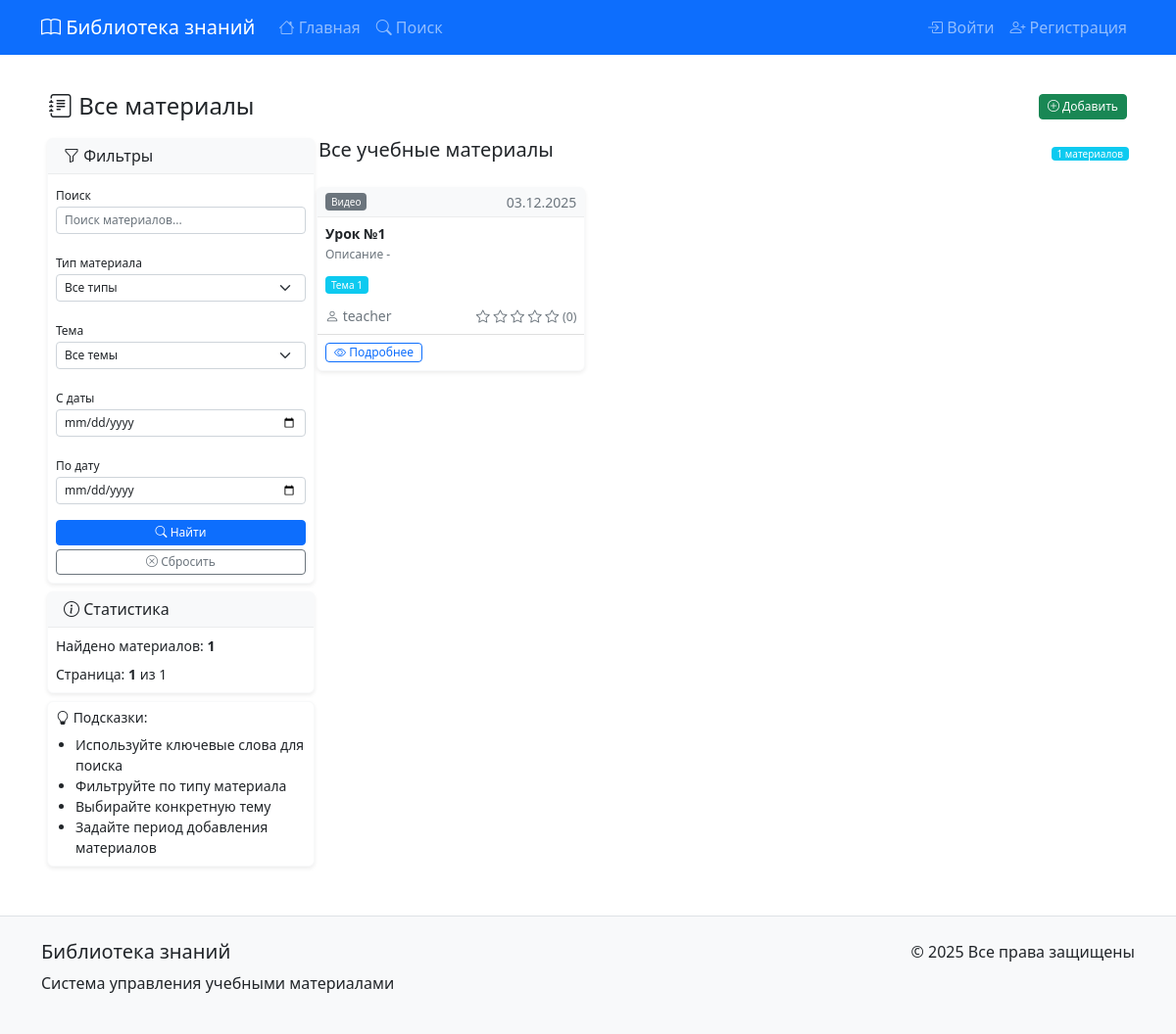
Page /resources/ on the committed database.
### library/models.py (models this page shows, shortened)
class Resource(models.Model):
    TYPE_CHOICES = [
        ('pdf', 'PDF документ'),
        ('video', 'Видео'),
        ('link', 'Ссылка'),
        ('note', 'Заметка'),
        ('presentation', 'Презентация'),
        ('book', 'Книга'),
    ]
    title = models.CharField(max_length=200, verbose_name='Название')
    description = models.TextField(verbose_name='Описание')
    resource_type = models.CharField(
        max_length=20,
        choices=TYPE_CHOICES,
        verbose_name='Тип материала'
    )
    url = models.URLField(blank=True, verbose_name='URL')
    file = models.FileField(
        upload_to='resources/',
        blank=True,
        null=True,
        verbose_name='Файл'
    )
    author = models.ForeignKey(
        settings.AUTH_USER_MODEL,
        on_delete=models.CASCADE,
        related_name='resources',
        verbose_name='Автор'
    )
    topics = models.ManyToManyField(
        Topic,
        through='ResourceTopic',
        verbose_name='Темы'
    )
    created_at = models.DateTimeField(auto_now_add=True, verbose_name='Дата добавления')
    updated_at = models.DateTimeField(auto_now=True, verbose_name='Дата обновления')
    def average_rating(self):
        ratings = self.ratings.all()
        if ratings:
            return sum(r.rating for r in ratings) / len(ratings)
        return 0
    class Meta:
        verbose_name = 'Материал'
        verbose_name_plural = 'Материалы'
        ordering = ['-created_at']

class Topic(models.Model):
    name = models.CharField(max_length=100, unique=True, verbose_name="Название")
    description = models.TextField(blank=True, null=True, verbose_name="Описание")
    color = models.CharField(max_length=7, default='#6c757d', verbose_name="Цвет")
    created_at = models.DateTimeField(auto_now_add=True, verbose_name="Создано")
    updated_at = models.DateTimeField(auto_now=True, verbose_name="Обновлено")
    class Meta:
        verbose_name = "Тема"
        verbose_name_plural = "Темы"
        ordering = ['name']
    def __str__(self):
        return self.name

### accounts/models.py (models this page shows, shortened)
class CustomUser(AbstractUser):
    ROLE_CHOICES = [
        ('student', 'Студент'),
        ('teacher', 'Преподаватель'),
        ('admin', 'Администратор'),
    ]
    role = models.CharField(
        max_length=10,
        choices=ROLE_CHOICES,
        default='student',
        verbose_name='Роль'
    )
    registration_key = models.CharField(
        max_length=100,
        blank=True,
        null=True,
        verbose_name='Ключ регистрации'
    )
    bio = models.TextField(blank=True, null=True)
    profile_picture = models.ImageField(upload_to='profile_pics/', blank=True, null=True)
    class Meta:
        verbose_name = 'Пользователь'
        verbose_name_plural = 'Пользователи'

### library/views.py (the view, shortened to what this page needs)
# urls.py: path('resources/', views.resource_list, name='resource_list'),
def resource_list(request):
    form = SearchForm(request.GET or None)
    resources = Resource.objects.all()
    paginator = Paginator(resources, 12)
    page_number = request.GET.get('page')
    page_obj = paginator.get_page(page_number)
    context = {
        'page_obj': page_obj,
        'form': form,
        'search_query': request.GET.get('query', ''),
    }
    return render(request, 'library/resource_list.html', context)

### library/forms.py
class SearchForm(forms.Form):
    query = forms.CharField(
        max_length=100,
        required=False,
        label='Поиск',
        widget=forms.TextInput(attrs={'placeholder': 'Поиск материалов...'})
    )
    resource_type = forms.ChoiceField(
        choices=[('', 'Все типы')] + Resource.TYPE_CHOICES,
        required=False,
        label='Тип материала'
    )
    topic = forms.ModelChoiceField(
        queryset=Topic.objects.all(),
        required=False,
        label='Тема',
        empty_label='Все темы'
    )
    date_from = forms.DateField(
        required=False,
        label='С даты',
        widget=forms.DateInput(attrs={'type': 'date'})
    )
    date_to = forms.DateField(
        required=False,
        label='По дату',
        widget=forms.DateInput(attrs={'type': 'date'})
    )

### library/templates/library/resource_list.html (shortened to what this page needs)
{% extends 'base.html' %}
{% load crispy_forms_tags %}
{% load static %}
{% block content %}
<div class="container-fluid px-2">
    <div class="d-flex justify-content-between align-items-center mb-3">
        <h4 class="mb-0">
            {% if search_query %}
                <i class="bi bi-search"></i> Поиск: "{{ search_query }}"
            {% else %}
                <i class="bi bi-journal-text"></i> Все материалы
            {% endif %}
        </h4>
        <div>
            <a href="{% url 'add_resource' %}" class="btn btn-success btn-sm">
                <i class="bi bi-plus-circle"></i> Добавить
            </a>
        </div>
    </div>
    <div class="row g-2">
        <div class="col-md-3">
            <div class="card border-light shadow-sm">
                <div class="card-header bg-light py-2">
                    <h6 class="mb-0"><i class="bi bi-funnel"></i> Фильтры</h6>
                </div>
                <div class="card-body p-2">
                    <form method="get" class="compact-form">
                        {{ form|crispy }}
                        <div class="d-grid gap-1 mt-2">
                            <button type="submit" class="btn btn-primary btn-sm">
                                <i class="bi bi-search"></i> Найти
                            </button>
                            <a href="{% url 'resource_list' %}" class="btn btn-outline-secondary btn-sm">
                                <i class="bi bi-x-circle"></i> Сбросить
                            </a>
                        </div>
                    </form>
                </div>
            </div>
            <div class="card border-light shadow-sm mt-2">
                <div class="card-header bg-light py-2">
                    <h6 class="mb-0"><i class="bi bi-info-circle"></i> Статистика</h6>
                </div>
                <div class="card-body p-2">
                    <p class="mb-2 small">Найдено материалов: <strong>{{ page_obj.paginator.count }}</strong></p>
                    <p class="mb-0 small">Страница: <strong>{{ page_obj.number }}</strong> из {{ page_obj.paginator.num_pages }}</p>
                </div>
            </div>
            <div class="card border-light shadow-sm mt-2">
                <div class="card-body p-2">
                    <h6 class="small mb-2"><i class="bi bi-lightbulb"></i> Подсказки:</h6>
                    <ul class="mb-0 small" style="padding-left: 20px;">
                        <li>Используйте ключевые слова для поиска</li>
                        <li>Фильтруйте по типу материала</li>
                        <li>Выбирайте конкретную тему</li>
                        <li>Задайте период добавления материалов</li>
                    </ul>
                </div>
            </div>
        </div>
        <div class="col-md-9">
            {% if search_query and page_obj.paginator.count == 0 %}
                <div class="text-center py-4">
                    <div class="display-4 text-muted mb-3">
                        <i class="bi bi-search"></i>
                    </div>
                    <h5>Ничего не найдено по запросу: "{{ search_query }}"</h5>
                    <p class="text-muted small mb-3">
                        Попробуйте изменить условия поиска или использовать другие ключевые слова.
                    </p>
                    <div class="d-flex gap-2 justify-content-center">
                        <a href="{% url 'resource_list' %}" class="btn btn-outline-secondary btn-sm">
                            <i class="bi bi-list"></i> Показать все материалы
                        </a>
                        <a href="{% url 'add_resource' %}" class="btn btn-primary btn-sm">
                            <i class="bi bi-plus-circle"></i> Добавить новый
                        </a>
                    </div>
                </div>
            {% elif page_obj %}
                <div class="d-flex justify-content-between align-items-center mb-3">
                    <h5>
                        {% if search_query %}
                            Результаты поиска: "{{ search_query }}"
                        {% else %}
                            Все учебные материалы
                        {% endif %}
                    </h5>
                    <span class="badge bg-info">{{ page_obj.paginator.count }} материалов</span>
                </div>
                <div class="row g-2">
                    {% for resource in page_obj %}
                    <div class="col-md-6 col-lg-4">
                        <div class="card border-light shadow-sm h-100">
                            <div class="card-header bg-light py-1 px-2">
                                <div class="d-flex justify-content-between align-items-center">
                                    <span class="badge bg-secondary small py-1">
                                        {{ resource.get_resource_type_display }}
                                    </span>
                                    <small class="text-muted">{{ resource.created_at|date:"d.m.Y" }}</small>
                                </div>
                            </div>
                            <div class="card-body p-2">
                                <h6 class="card-title mb-1">
                                    <a href="{% url 'resource_detail' resource.pk %}"
                                       class="text-decoration-none text-dark">
                                        {{ resource.title|truncatechars:50 }}
                                    </a>
                                </h6>
                                <p class="card-text small text-muted mb-2">
                                    {{ resource.description|truncatechars:80|default:"Без описания" }}
                                </p>
                                <div class="mb-2">
                                    {% for topic in resource.topics.all|slice:":3" %}
                                    <span class="badge bg-info small py-1 me-1 mb-1">{{ topic.name }}</span>
                                    {% endfor %}
                                </div>
                                <div class="d-flex justify-content-between align-items-center">
                                    <small class="text-muted">
                                        <i class="bi bi-person"></i> {{ resource.author.username }}
                                    </small>
                                    <span class="rating-stars small">
                                        {% with avg_rating=resource.average_rating %}
                                        {% for i in "12345" %}
                                            {% if forloop.counter <= avg_rating %}
                                                <i class="bi bi-star-fill text-warning"></i>
                                            {% else %}
                                                <i class="bi bi-star text-muted"></i>
                                            {% endif %}
                                        {% endfor %}
                                        <small class="text-muted">({{ resource.ratings.count }})</small>
                                        {% endwith %}
                                    </span>
                                </div>
                            </div>
                            <div class="card-footer bg-transparent p-2">
                                <div class="d-flex justify-content-between">
                                    <a href="{% url 'resource_detail' resource.pk %}"
                                       class="btn btn-outline-primary btn-sm py-0 px-2">
                                        <i class="bi bi-eye"></i> Подробнее
                                    </a>
                                </div>
                            </div>
                        </div>
                    </div>
                    {% endfor %}
                </div>
            {% endif %}
        </div>
    </div>
</div>
{% endblock %}

### templates/base.html (style rules this page uses)
body { padding-top: 70px; }
.rating-stars { color: #ffc107; }

### library/templates/library/resource_list.html (style rules this page uses)
.container-fluid { max-width: 1400px; }
.card { margin-bottom: 0 !important; border-radius: 6px; }
.card-header { border-bottom: 1px solid rgba(0,0,0,.05); }
.card-title { font-size: 14px; font-weight: 600; line-height: 1.3; }
.card-text { font-size: 12px; line-height: 1.4; }
.badge { font-size: 10px; padding: 2px 6px; font-weight: 500; }
.form-label { font-size: 12px; margin-bottom: 2px; }
.btn-sm { font-size: 12px; padding: 3px 8px; border-radius: 4px; }
.compact-form label { font-size: 12px !important; margin-bottom: 2px !important; }
.compact-form input, .compact-form select, .compact-form textarea { font-size: 12px !important; padding: 4px 8px !important; }
.row.g-2 > [class*='col-'] { padding: 2px; }

### rows in the picture
Resource: resource_type "Видео", created_at "03.12.2025", title "Урок №1", description "Описание -", author.username "teacher", ratings.count "0"
Topic: name "Тема 1"

### other values in the picture
{{ page_obj.paginator.count }} "1"
{{ page_obj.number }} "1"
{{ page_obj.paginator.num_pages }} "1"
